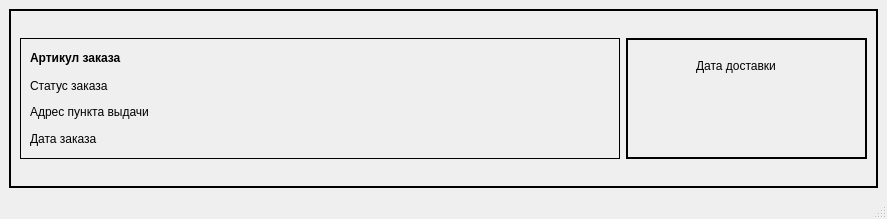
<?xml version="1.0" encoding="UTF-8"?>
<ui version="4.0">
 <class>MainWindow</class>
 <widget class="QMainWindow" name="MainWindow">
  <property name="geometry">
   <rect>
    <x>0</x>
    <y>0</y>
    <width>887</width>
    <height>219</height>
   </rect>
  </property>
  <property name="windowTitle">
   <string>MainWindow</string>
  </property>
  <widget class="QWidget" name="centralwidget">
   <layout class="QGridLayout" name="gridLayout_2">
    <item row="0" column="0">
     <widget class="QFrame" name="frame_2">
      <property name="minimumSize">
       <size>
        <width>863</width>
        <height>138</height>
       </size>
      </property>
      <property name="frameShape">
       <enum>QFrame::Box</enum>
      </property>
      <property name="frameShadow">
       <enum>QFrame::Plain</enum>
      </property>
      <property name="lineWidth">
       <number>2</number>
      </property>
      <layout class="QGridLayout" name="gridLayout_3">
       <item row="0" column="0">
        <widget class="QFrame" name="frame">
         <property name="frameShape">
          <enum>QFrame::Box</enum>
         </property>
         <property name="frameShadow">
          <enum>QFrame::Plain</enum>
         </property>
         <layout class="QGridLayout" name="gridLayout">
          <item row="0" column="0">
           <widget class="QLabel" name="label">
            <property name="text">
             <string>&lt;html&gt;&lt;head/&gt;&lt;body&gt;&lt;p&gt;&lt;span style=&quot; font-weight:600;&quot;&gt;Артикул заказа&lt;/span&gt;&lt;/p&gt;&lt;/body&gt;&lt;/html&gt;</string>
            </property>
           </widget>
          </item>
          <item row="0" column="1">
           <widget class="QLabel" name="label_id">
            <property name="text">
             <string/>
            </property>
           </widget>
          </item>
          <item row="1" column="0">
           <widget class="QLabel" name="label_2">
            <property name="text">
             <string>Статус заказа</string>
            </property>
           </widget>
          </item>
          <item row="1" column="1">
           <widget class="QLabel" name="label_status">
            <property name="text">
             <string/>
            </property>
           </widget>
          </item>
          <item row="2" column="0">
           <widget class="QLabel" name="label_3">
            <property name="text">
             <string>Адрес пункта выдачи</string>
            </property>
           </widget>
          </item>
          <item row="2" column="1">
           <widget class="QLabel" name="label_adress">
            <property name="text">
             <string/>
            </property>
           </widget>
          </item>
          <item row="3" column="0">
           <widget class="QLabel" name="label_4">
            <property name="text">
             <string>Дата заказа</string>
            </property>
           </widget>
          </item>
          <item row="3" column="1">
           <widget class="QLabel" name="label_date_order">
            <property name="text">
             <string/>
            </property>
           </widget>
          </item>
         </layout>
        </widget>
       </item>
       <item row="0" column="1">
        <widget class="QFrame" name="frame_3">
         <property name="maximumSize">
          <size>
           <width>241</width>
           <height>121</height>
          </size>
         </property>
         <property name="frameShape">
          <enum>QFrame::Box</enum>
         </property>
         <property name="frameShadow">
          <enum>QFrame::Plain</enum>
         </property>
         <property name="lineWidth">
          <number>2</number>
         </property>
         <widget class="QLabel" name="label_5">
          <property name="geometry">
           <rect>
            <x>70</x>
            <y>20</y>
            <width>111</width>
            <height>16</height>
           </rect>
          </property>
          <property name="text">
           <string>Дата доставки</string>
          </property>
         </widget>
         <widget class="QLabel" name="label_dateDostavka">
          <property name="geometry">
           <rect>
            <x>10</x>
            <y>70</y>
            <width>211</width>
            <height>21</height>
           </rect>
          </property>
          <property name="minimumSize">
           <size>
            <width>211</width>
            <height>21</height>
           </size>
          </property>
          <property name="text">
           <string/>
          </property>
         </widget>
        </widget>
       </item>
      </layout>
     </widget>
    </item>
   </layout>
  </widget>
  <widget class="QMenuBar" name="menubar">
   <property name="geometry">
    <rect>
     <x>0</x>
     <y>0</y>
     <width>887</width>
     <height>36</height>
    </rect>
   </property>
  </widget>
  <widget class="QStatusBar" name="statusbar"/>
 </widget>
 <resources/>
 <connections/>
</ui>
